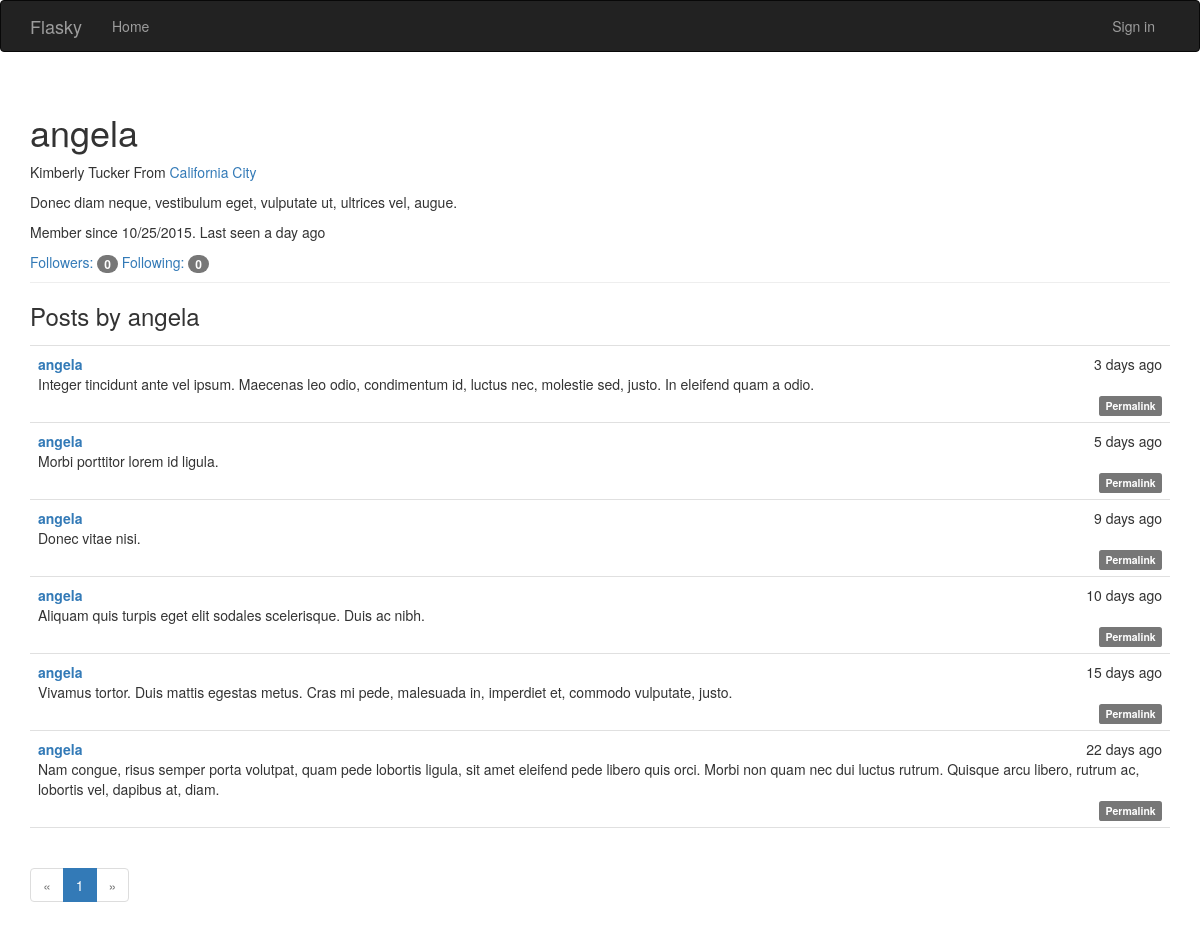
The page /user/angela on the database its author committed.
### app/models.py (models this page shows, shortened)
class User(UserMixin, db.Model):
    __tablename__ = 'users'
    id = db.Column(db.Integer, primary_key=True, autoincrement=True)
    email = db.Column(db.String(64), unique=True, index=True)
    username = db.Column(db.String(64), unique=True, index=True)
    age = db.Column(db.Integer)
    role_id = db.Column(db.Integer, db.ForeignKey('roles.id'))
    password_hash = db.Column(db.String(128))
    confirmed = db.Column(db.Boolean, default=False)
    name = db.Column(db.String(64))
    location = db.Column(db.String(64))
    about_me = db.Column(db.Text())
    member_since = db.Column(db.DateTime(), default=datetime.utcnow)
    last_seen = db.Column(db.DateTime(), default=datetime.utcnow)
    posts = db.relationship('Post', backref='author', lazy='dynamic')
    followed = db.relationship('Follow',
                               foreign_keys=[Follow.follower_id],
                               backref=db.backref('follower', lazy='joined'),
                               lazy='dynamic',
                               cascade='all, delete-orphan')
    followers = db.relationship('Follow',
                               foreign_keys=[Follow.followed_id],
                               backref=db.backref('followed', lazy='joined'),
                               lazy='dynamic',
                               cascade='all, delete-orphan')
    @property
    def password(self):
        raise AttributeError('password is not a readable attribute')

class Post(db.Model):
    __tablename__ = 'posts'
    id = db.Column(db.Integer, primary_key=True, autoincrement=True)
    body = db.Column(db.Text)
    timestamp = db.Column(db.DateTime, index=True, default=datetime.utcnow)
    author_id = db.Column(db.Integer, db.ForeignKey('users.id'))

### app/main/views.py (the view)
@main.route('/user/<username>')
def user(username):
    user = User.query.filter_by(username=username).first()
    if user is None:
        abort(404)
    page = request.args.get('page', 1, type=int)
    pagination = user.posts.order_by(Post.timestamp.desc()).paginate(
        page, per_page=current_app.config['FLASKY_POSTS_PER_PAGE'],
        error_out=False)
    posts = pagination.items
    return render_template('user.html', user=user, posts=posts, pagination=pagination)

### app/auth/views.py (called while the page is built)
@auth.before_app_request
def before_request():
    if current_user.is_authenticated:
        current_user.ping()
        if not current_user.confirmed \
                and request.endpoint[:5] != 'auth.' \
                and request.endpoint != 'static':
            return redirect(url_for('auth.unconfirmed'))

### app/main/__init__.py (called while the page is built)
@main.app_context_processor
def inject_permissions():
    return dict(Permission=Permission)

### app/models.py (called while the page is built)
    def can(self, permissions):
        return False

    def is_administrator(self):
        return False

### app/templates/user.html (shortened to what this page needs)
{% extends "base.html" %}
{% import "_macros.html" as macros %}
{% block page_content %}
<div class="page-header">
    <h1>{{ user.username }}</h1>
    {% if user.name or user.location %}
    <p>
        {% if user.name %}{{ user.name }}{% endif %}
        {% if user.location %}
            From <a href="http://maps.google.com/?q={{ user.location }}">
                {{ user.location }}
            </a>
        {% endif %}
    </p>
    {% endif %}
    {% if user.about_me %}<p>{{ user.about_me }}</p>{% endif %}
    <p>
        Member since {{ moment(user.member_since).format('L') }}.
        Last seen {{ moment(user.last_seen).fromNow() }}
    </p>
    <a href="{{ url_for('.followers', username=user.username) }}">
        Followers: <span class="badge">{{ user.followers.count() }}</span>
    </a>
    <a href="{{ url_for('.followed_by', username=user.username) }}">
        Following: <span class="badge">{{ user.followed.count() }}</span>
    </a>
</div>
<div>
    <h3>Posts by {{ user.username }}</h3>
    {% include '_posts.html' %}
</div>
<div class="pagination">
    {{ macros.pagination_widget(pagination, '.index') }}
</div>
{% endblock %}

### app/templates/base.html (shortened to what this page needs)
{% extends "bootstrap/base.html" %}
{% block head %}
{{ super() }}
<link rel="stylesheet" type="text/css" href="{{ url_for('static', filename='styles.css') }}">
{% endblock %}
{% block navbar %}
<div class="navbar navbar-inverse" role = "navigation">
    <div class="container">
        <div class="navbar-header">
            <a class="navbar-brand" href="/">Flasky</a>
        </div>
        <div class="navbar-collapse collapse">
            <ul class="nav navbar-nav">
                <li><a href="/">Home</a></li>
            </ul>
            <ul class="nav navbar-nav navbar-right">
                {% if current_user.is_authenticated %}
                <li>
                    <a href="{{ url_for('main.user', username=current_user.username) }}">
                        Profile
                    </a>
                </li>
                <li><a href="{{ url_for('auth.logout') }}">Sign out</a></li>
                {% else %}
                <li><a href="{{ url_for('auth.login') }}">Sign in</a></li>
                {% endif %}
            </ul>
        </div>
    </div>
</div>
{% endblock %}
{% block content %}
<div class="container">
    {% block page_content %}{% endblock %}
</div>
{% endblock %}

### app/templates/_macros.html
{% macro pagination_widget(pagination, endpoint) %}
<ul class="pagination">
    <li {% if not pagination.has_prev %} class="disabled"{% endif %}>
        <a href="{% if pagination.has_prev %}{{ url_for(endpoint,
            page = pagination.page - 1, **kwargs) }}{% else %}#{% endif %}">
            &laquo
        </a>
    </li>
    {% for p in pagination.iter_pages() %}
        {% if p %}
            {% if p == pagination.page %}
            <li class="active">
                <a href="{{ url_for(endpoint, page = p, **kwargs) }}">{{ p }}</a>
            </li>
            {% else %}
            <li>
                <a href="{{ url_for(endpoint, page = p, **kwargs) }}">{{ p }}</a>
            </li>
            {% endif %}
        {% else %}
        <li class="disabled"><a href="#">&hellip;</a></li>
        {% endif %}
    {% endfor %}
    <li{% if not pagination.has_next %} class="disabled"{% endif %}>
        <a href="{% if pagination.has_next %}{{ url_for(endpoint, page=pagination.page + 1, **kwargs) }}{% else %}#{% endif %}">&raquo;</a>
    </li>
</ul>
{% endmacro %}

### app/templates/_posts.html
<ul class="posts">
    {% for post in posts %}
    <li class="post">
        <div class="post-date">{{ moment(post.timestamp).fromNow() }}</div>
        <div class="post-author">
            <a href="{{ url_for('.user', username=post.author.username) }}">
                {{ post.author.username }}
            </a>
        </div>
        <div class="post-body">{{ post.body }}</div>
        <div class="post-content">
            <div class="post-footer">
                <a href="{{ url_for('.post', id=post.id) }}">
                    <span class="label label-default">Permalink</span>
                </a>
            </div>
        </div>
    </li>
    {% endfor %}
</ul>

### app/static/styles.css (style rules this page uses)
ul.posts { list-style-type: none; padding: 0px; margin: 16px 0px 0px 0px; border-top: 1px solid #e0e0e0; }
ul.posts li.post { padding: 8px; border-bottom: 1px solid #e0e0e0; }
div.post-date { float: right; }
div.post-author { font-weight: bold; }
div.post-content { margin-left: 48px; }
div.post-footer { text-align: right; }

### rows shown on the page
User: username "angela", name "Kimberly Tucker", location "California City", about_me "Donec diam neque, vestibulum eget, vulputate ut, ultrices vel, augue.", member_since "10/25/2015", last_seen "a day ago"
Post: timestamp "3 days ago", author.username "angela", body "Integer tincidunt ante vel ipsum. Maecenas leo odio, condimentum id, luctus nec, molestie sed, justo. In eleifend quam a odio."
Post: timestamp "5 days ago", author.username "angela", body "Morbi porttitor lorem id ligula."
Post: timestamp "9 days ago", author.username "angela", body "Donec vitae nisi."
Post: timestamp "10 days ago", author.username "angela", body "Aliquam quis turpis eget elit sodales scelerisque. Duis ac nibh."
Post: timestamp "15 days ago", author.username "angela", body "Vivamus tortor. Duis mattis egestas metus. Cras mi pede, malesuada in, imperdiet et, commodo vulputate, justo."
Post: timestamp "22 days ago", author.username "angela", body "Nam congue, risus semper porta volutpat, quam pede lobortis ligula, sit amet eleifend pede libero quis orci. Morbi non quam nec dui luctus rutrum. Quisque arcu libero, rutrum ac, lobortis vel, dapibus at, diam."

### other values the page prints
{{ user.followers.count() }} "0"
{{ user.followed.count() }} "0"
{{ p }} "1"
